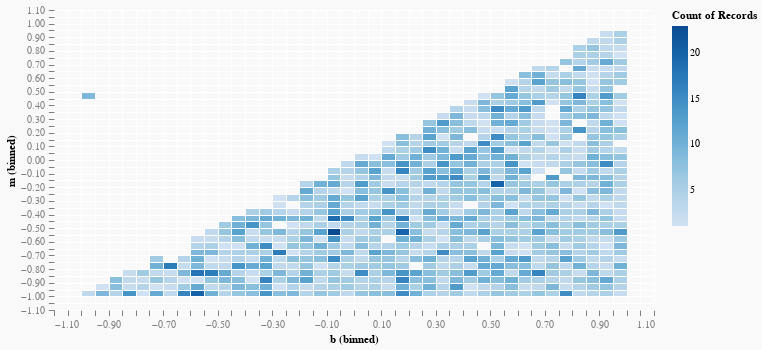

Notebook cell for this chart:
### Markdown cell above
The principal approach is the same: pick sample `b`, pick sample `m`, modify the joint sample probability based on a condition, and return the values of both samples in a tuple.
If we run this through the Metropolis-Hastings sampler, we get:

### Code cell
nsamples = 5000
modelsamples <- sampleIOfixed $ prior $ mh nsamples model3
(xValues, yValues) = unzip modelsamples
vlShow $ plot (600, 300)
              (L [density2DPlot "b" "m" (-1.1,1.1) (-1.1,1.1)])
              (Cols [("b", VL.Numbers xValues), ("m", VL.Numbers yValues)])

### Figure 1 — Vega-Lite specification as saved in the notebook (floating-point values rounded to 4 significant figures; data arrays with more than 128 entries replaced by an {"elided": "..."} marker saying what was removed)
{"$schema": "https://vega.github.io/schema/vega-lite/v3.json", "background": "#f9f9f9", "config": {"axis": {"domain": false, "grid": true, "gridColor": "#FFFFFF", "labelColor": "#7F7F7F", "labelPadding": 4, "tickColor": "#7F7F7F", "tickSize": 5.67}}, "data": {"values": {"elided": "5001 records"}}, "description": "Plot", "height": 300, "layer": [{"encoding": {"color": {"aggregate": "count", "field": "col", "scale": {"scheme": {"extent": [0, 1], "name": "blues"}}, "type": "quantitative"}, "x": {"bin": {"extent": [-1.1, 1.1], "nice": false, "steps": [0.05, 0.5, 5]}, "field": "b", "type": "quantitative"}, "y": {"bin": {"extent": [-1.1, 1.1], "nice": false, "steps": [0.05, 0.5, 5]}, "field": "m", "type": "quantitative"}}, "mark": "rect"}], "width": 600}
